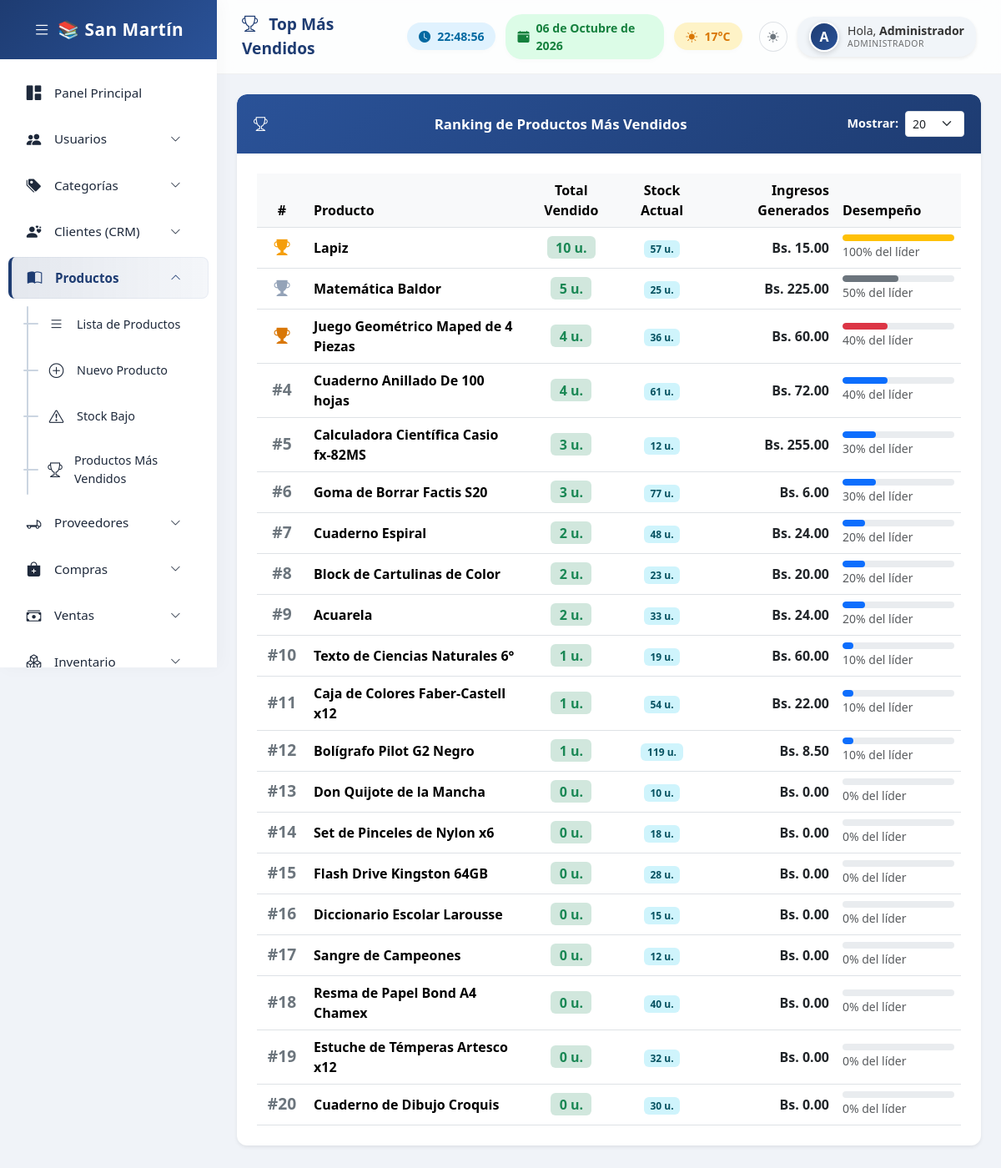
/productos/top_vendidos.php (signed in), run on the app's committed database.
### tables this page shows
CREATE TABLE `productos` (
  `id_producto` int(11) NOT NULL AUTO_INCREMENT,
  `codigo` varchar(20) NOT NULL,
  `codigo_barras` varchar(50) DEFAULT NULL,
  `nombre_producto` varchar(150) DEFAULT NULL,
  `descripcion` text DEFAULT NULL,
  `precio` decimal(10,2) DEFAULT NULL,
  `precio_compra` decimal(10,2) DEFAULT 0.00,
  `impuesto` decimal(5,2) DEFAULT 0.00,
  `talla` varchar(20) DEFAULT NULL,
  `color` varchar(50) DEFAULT NULL,
  `stock` int(11) DEFAULT NULL,
  `imagen` varchar(255) DEFAULT NULL,
  `activo` tinyint(1) DEFAULT 1,
  `categoria_id` int(11) DEFAULT NULL,
  PRIMARY KEY (`id_producto`),
  KEY `categoria_id` (`categoria_id`),
  CONSTRAINT `productos_ibfk_1` FOREIGN KEY (`categoria_id`) REFERENCES `categorias` (`id_categoria`)
);

### productos/top_vendidos.php (the view, shortened to what this page needs)
<?php
$limite = isset($_GET['limite']) ? intval($_GET['limite']) : 20;
$sql = "SELECT p.id_producto, p.nombre_producto, p.precio, p.stock,
               COALESCE(SUM(dv.cantidad), 0) as total_vendido,
               COALESCE(SUM(dv.cantidad * dv.precio), 0) as total_ingresos
        FROM productos p
        LEFT JOIN detalle_ventas dv ON p.id_producto = dv.producto_id
        GROUP BY p.id_producto
        ORDER BY total_vendido DESC
        LIMIT $limite";
$resultado = mysqli_query($conexion, $sql);
$productos = mysqli_fetch_all($resultado, MYSQLI_ASSOC);
$max_vendido = 0;
if(count($productos) > 0){
    $max_vendido = $productos[0]['total_vendido'];
}
?>
<!DOCTYPE html>
<html lang="es">
<head>
    <link href="https://cdn.jsdelivr.net/npm/bootstrap@5.3.3/dist/css/bootstrap.min.css" rel="stylesheet">
    <link rel="stylesheet" href="https://cdn.jsdelivr.net/npm/bootstrap-icons@1.11.3/font/bootstrap-icons.min.css">
<link rel="stylesheet" href="/includes/base.css">
</head>
<body>
<?php $base_path = '../'; include '../includes/sidebar.php'; ?>
<div class="main-content">
    <div class="topbar">
        <div class="topbar-title"><i class="bi bi-trophy me-2"></i> Top Más Vendidos</div>
        <div class="topbar-widgets">
            <div class="widget-box widget-time"><i class="bi bi-clock-fill me-2"></i> <span id="live-clock">00:00:00</span></div>
            <div class="widget-box widget-date"><i class="bi bi-calendar-event-fill me-2"></i> <span id="live-date">--/--/----</span></div>
            <div class="widget-box widget-weather"><i class="bi bi-sun-fill me-2"></i> <span>17°C</span></div>
            <div class="user-profile shadow-sm">
    <div class="profile-avatar-wrap"><?php if(!empty($_SESSION["imagen"])): ?><img src="../assets/uploads/usuarios/<?php echo $_SESSION["imagen"]; ?>" class="profile-avatar"><?php else: ?><div class="profile-avatar-inicial"><?php echo strtoupper(substr($_SESSION["nombre"],0,1)); ?></div><?php endif; ?></div>
    <div class="profile-info">
        <div class="profile-name">Hola, <strong><?php echo $_SESSION["nombre"]; ?></strong></div>
        <div class="profile-role"><?php echo $_SESSION["rol"]; ?></div>
    </div>
</div>        </div>
    </div>
    <div class="container-fluid p-4 content-wrap">
        <div class="panel-custom shadow-sm">
            <div class="panel-custom-header">
                <i class="bi bi-trophy me-2"></i> <span class="menu-text"> Ranking de Productos Más Vendidos</span>
                <form method="GET" class="d-flex align-items-center gap-2">
                    <label class="text-white fw-bold" style="font-size:0.9rem;">Mostrar:</label>
                    <select name="limite" class="form-select form-select-sm" style="width:auto;" onchange="this.form.submit()">
                        <option value="20" <?php echo $limite==20?'selected':''; ?>>20</option>
                    </select>
                </form>
            </div>
            <div class="panel-custom-body p-4">
                <?php if(count($productos) == 0){ ?>
                <div class="text-center py-5">
                    <i class="bi bi-inbox" style="font-size: 3rem; color: #cbd5e1;"></i>
                    <p class="text-muted mt-3 fs-5">No hay ventas registradas aún.</p>
                </div>
                <?php } else { ?>
                <div class="table-responsive">
                    <table class="table table-hover align-middle mb-0">
                        <thead>
                            <tr class="table-light border-bottom">
                                <th style="width:60px;" class="text-center">#</th>
                                <th>Producto</th>
                                <th class="text-center">Total Vendido</th>
                                <th class="text-center">Stock Actual</th>
                                <th class="text-end">Ingresos Generados</th>
                                <th style="min-width:150px;">Desempeño</th>
                            </tr>
                        </thead>
                        <tbody>
                            <?php
                            $num = 1;
                            foreach($productos as $p){
                                $medal = '';
                                $rankClass = 'rank-number text-secondary';
                                if($num == 1){ $medal = '<i class="bi bi-trophy-fill medal-1"></i>'; $rankClass = 'rank-number medal-1'; }
                                elseif($num == 2){ $medal = '<i class="bi bi-trophy-fill medal-2"></i>'; $rankClass = 'rank-number medal-2'; }
                                elseif($num == 3){ $medal = '<i class="bi bi-trophy-fill medal-3"></i>'; $rankClass = 'rank-number medal-3'; }
                                $porcentaje = $max_vendido > 0 ? round(($p['total_vendido'] / $max_vendido) * 100) : 0;
                                $barColor = 'bg-primary';
                                if($num == 1) $barColor = 'bg-warning';
                                elseif($num == 2) $barColor = 'bg-secondary';
                                elseif($num == 3) $barColor = 'bg-danger';
                            ?>
                            <tr>
                                <td class="text-center"><span class="<?php echo $rankClass; ?>"><?php echo $medal ? "$medal" : "#$num"; ?></span></td>
                                <td><strong><?php echo $p['nombre_producto']; ?></strong></td>
                                <td class="text-center"><span class="badge bg-success-subtle text-success fw-bold fs-6"><?php echo $p['total_vendido']; ?> u.</span></td>
                                <td class="text-center"><span class="badge bg-info-subtle text-info-emphasis"><?php echo $p['stock']; ?> u.</span></td>
                                <td class="text-end fw-bold text-dark">Bs. <?php echo number_format($p['total_ingresos'], 2); ?></td>
                                <td>
                                    <div class="progress progress-bar-custom">
                                        <div class="progress-bar <?php echo $barColor; ?> progress-bar-custom" role="progressbar" style="width: <?php echo $porcentaje; ?>%;" aria-valuenow="<?php echo $porcentaje; ?>" aria-valuemin="0" aria-valuemax="100"></div>
                                    </div>
                                    <small class="text-muted"><?php echo $porcentaje; ?>% del líder</small>
                                </td>
                            </tr>
                            <?php $num++; } ?>
                        </tbody>
                    </table>
                </div>
                <?php } ?>
            </div>
        </div>
    </div>
</div>
</body>
</html>

### includes/base.css (style rules this page uses)
:root { --body-bg:#f0f3f8;--sidebar-bg:#fff;--sidebar-text:#1e293b;--sidebar-hover-bg:#e2e8f0;--sidebar-accent:#1e3c72;--sidebar-active-bg:linear-gradient(90deg,rgba(30,60,114,0.12),rgba(42,82,152,0.05));--sidebar-brand-bg:linear-gradient(135deg,#1e3c72,#2a5298);--topbar-bg:rgba(255,255,255,0.85);--panel-bg:#fff;--panel-header-bg:linear-gradient(135deg,#2a5298,#1e3c72);--profile-bg:#f1f5f9;--profile-text:#333;--sub-item-active-bg:#eef2ff;--scrollbar-thumb:rgba(0,0,0,0.12);--scrollbar-thumb-hover:rgba(0,0,0,0.25);--collapse-line:#cbd5e1;--collapse-dash:#94a3b8;--border-color:rgba(0,0,0,0.05);--form-bg:#fff;--form-text:#1e293b;--form-border:#d1d5db;--form-focus-border:#60a5fa;--input-group-bg:#f1f5f9;--card-bg:#fff; }
body { background:var(--body-bg);font-family:'Segoe UI',sans-serif;margin:0;overflow-x:hidden; }
.main-content { margin-left:260px;min-height:100vh;transition:all 0.3s ease; }
.topbar { background:var(--topbar-bg);backdrop-filter:blur(10px);-webkit-backdrop-filter:blur(10px);padding:15px 30px;display:flex;justify-content:space-between;align-items:center;border-bottom:1px solid var(--border-color);position:sticky;top:0;z-index:999; }
.topbar-title { font-size:1.2rem;font-weight:600;color:var(--sidebar-accent); }
.topbar-widgets { display:flex;align-items:center;gap:12px; }
.widget-box { padding:6px 14px;border-radius:20px;font-size:0.88rem;font-weight:600;display:flex;align-items:center;box-shadow:0 2px 6px rgba(0,0,0,0.02); }
.widget-time { background:#e0f2fe;color:#0369a1; }
.widget-date { background:#dcfce7;color:#15803d; }
.widget-weather { background:#fef3c7;color:#d97706; }
.user-profile { display:flex;align-items:center;background:var(--profile-bg);padding:6px 14px;border-radius:20px;font-size:0.9rem;color:var(--profile-text); }
.profile-avatar-wrap { flex-shrink:0;margin-right:10px;display:flex;align-items:center; }
.profile-avatar-inicial { width:36px;height:36px;border-radius:50%;background:linear-gradient(135deg,#1e3c72,#2a5298);color:#fff;display:flex;align-items:center;justify-content:center;font-weight:700;font-size:1rem;border:2px solid #fff;box-shadow:0 2px 6px rgba(0,0,0,0.15); }
.profile-info { display:flex;flex-direction:column;line-height:1.2; }
.profile-name { font-size:0.88rem;white-space:nowrap; }
.profile-role { font-size:0.65rem;text-transform:uppercase;letter-spacing:0.5px;opacity:0.7;white-space:nowrap; }
.panel-custom { border:none;border-radius:12px;background:var(--panel-bg);box-shadow:0 4px 15px rgba(0,0,0,0.02);margin-bottom:30px;animation:fadeInUp 0.5s ease-in-out;overflow:hidden; }
.panel-custom-header { padding:20px;font-size:1.05rem;font-weight:600;color:#fff;border-radius:12px 12px 0 0;background:var(--panel-header-bg); }
.panel-custom-body { padding:20px; }
.content-wrap { max-width:none !important; }

### data on the page
productos: nombre_producto "Lapiz", total_vendido "10", stock "57", total_ingresos "15.00", porcentaje "100"
productos: nombre_producto "Matemática Baldor", total_vendido "5", stock "25", total_ingresos "225.00", porcentaje "50"
productos: nombre_producto "Juego Geométrico Maped de 4 Piezas", total_vendido "4", stock "36", total_ingresos "60.00", porcentaje "40"
productos: nombre_producto "Cuaderno Anillado De 100 hojas", total_vendido "4", stock "61", total_ingresos "72.00", porcentaje "40"
productos: nombre_producto "Calculadora Científica Casio fx-82MS", total_vendido "3", stock "12", total_ingresos "255.00", porcentaje "30"
productos: nombre_producto "Goma de Borrar Factis S20", total_vendido "3", stock "77", total_ingresos "6.00", porcentaje "30"
productos: nombre_producto "Cuaderno Espiral", total_vendido "2", stock "48", total_ingresos "24.00", porcentaje "20"
productos: nombre_producto "Block de Cartulinas de Color", total_vendido "2", stock "23", total_ingresos "20.00", porcentaje "20"
productos: nombre_producto "Acuarela", total_vendido "2", stock "33", total_ingresos "24.00", porcentaje "20"
productos: nombre_producto "Texto de Ciencias Naturales 6°", total_vendido "1", stock "19", total_ingresos "60.00", porcentaje "10"
productos: nombre_producto "Caja de Colores Faber-Castell x12", total_vendido "1", stock "54", total_ingresos "22.00", porcentaje "10"
productos: nombre_producto "Bolígrafo Pilot G2 Negro", total_vendido "1", stock "119", total_ingresos "8.50", porcentaje "10"
productos: nombre_producto "Don Quijote de la Mancha", total_vendido "0", stock "10", total_ingresos "0.00", porcentaje "0"
productos: nombre_producto "Set de Pinceles de Nylon x6", total_vendido "0", stock "18", total_ingresos "0.00", porcentaje "0"
productos: nombre_producto "Flash Drive Kingston 64GB", total_vendido "0", stock "28", total_ingresos "0.00", porcentaje "0"
productos: nombre_producto "Diccionario Escolar Larousse", total_vendido "0", stock "15", total_ingresos "0.00", porcentaje "0"
productos: nombre_producto "Sangre de Campeones", total_vendido "0", stock "12", total_ingresos "0.00", porcentaje "0"
productos: nombre_producto "Resma de Papel Bond A4 Chamex", total_vendido "0", stock "40", total_ingresos "0.00", porcentaje "0"
productos: nombre_producto "Estuche de Témperas Artesco x12", total_vendido "0", stock "32", total_ingresos "0.00", porcentaje "0"
productos: nombre_producto "Cuaderno de Dibujo Croquis", total_vendido "0", stock "30", total_ingresos "0.00", porcentaje "0"

### other printed values
substr($_SESSION["nombre"],0,1) "A"
$_SESSION["nombre"] "Administrador"
$_SESSION["rol"] "ADMINISTRADOR"
